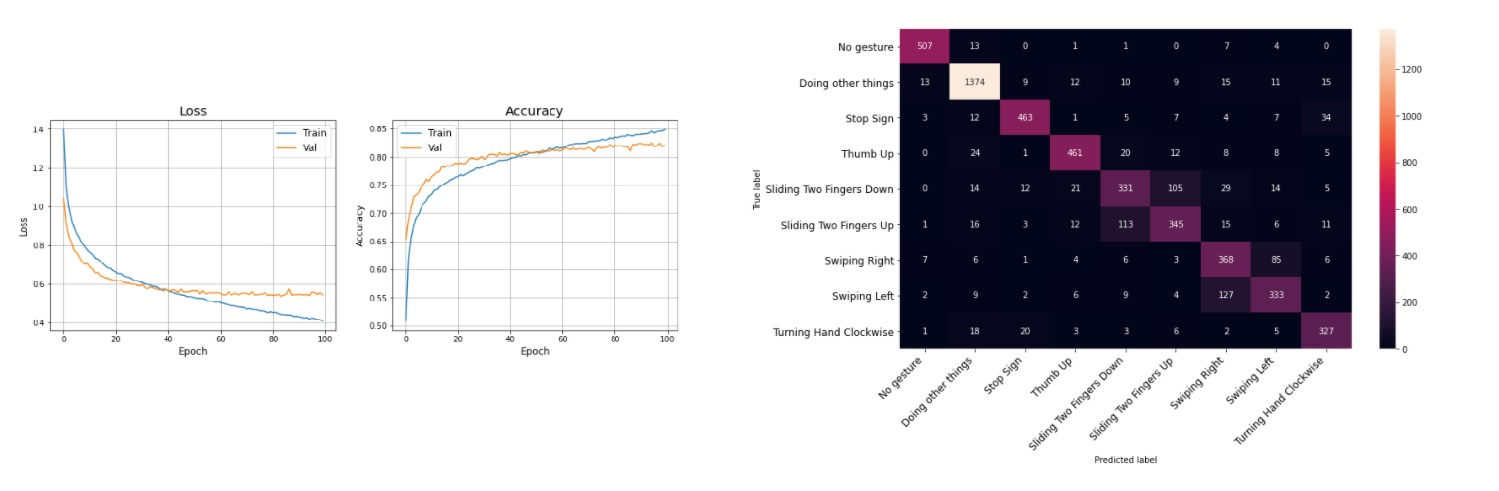
#> input picture images/rgb_flow_80.jpg, 1499 x 491 px
$ python -i optical_flow_attempts.py   (imports and definitions only)   (older library calls are emulated)
#> lines starting #> are read from the running program, lines starting #| are printed output that depends on the picture; after the words box and inside, x2 and y2 are one past the last pixel; in counts of white or black regions, pixels touching at a corner belong together
import cv2
import numpy as np
import time
import logging
import os
import argparse
from sklearn.cluster import MiniBatchKMeans

# [50 lines left out: functions parse_args, getRGBflow, getRGBflowMask, quantImage, reduceLight, not called in this run]

def standardOpFw(prs, frame_gray, flowPrev=None):
    flow = cv2.calcOpticalFlowFarneback(prvs, frame_gray, flowPrev, 0.5, 3, 15, 3, 5, 1.1, 0)
    return flow


# [11 lines left out: function getSparseFlow, not called in this run]


def getLaplaceMask(frame_gray):
    kernel = cv2.getStructuringElement(cv2.MORPH_RECT, (4,4))
    image = cv2.GaussianBlur(frame_gray, (7, 7), 0)
    image = np.uint8(np.absolute(cv2.Laplacian(image, cv2.CV_64F, 7)))
    image = cv2.GaussianBlur(image, (7, 7), 0)
    image = (image * (255 / image.max())).astype(np.uint8)
    #print(np.average(image))
    x = image.astype(np.float32) / 255
    image[image>np.average(image)] = 255
    image[image<np.average(image)] = 0
    openc = cv2.morphologyEx(image, cv2.MORPH_OPEN, kernel)
    return openc


# [105 lines not run here, left out]

>>> import cv2
>>> picture = cv2.imread('../../images/rgb_flow_80.jpg', cv2.IMREAD_GRAYSCALE)
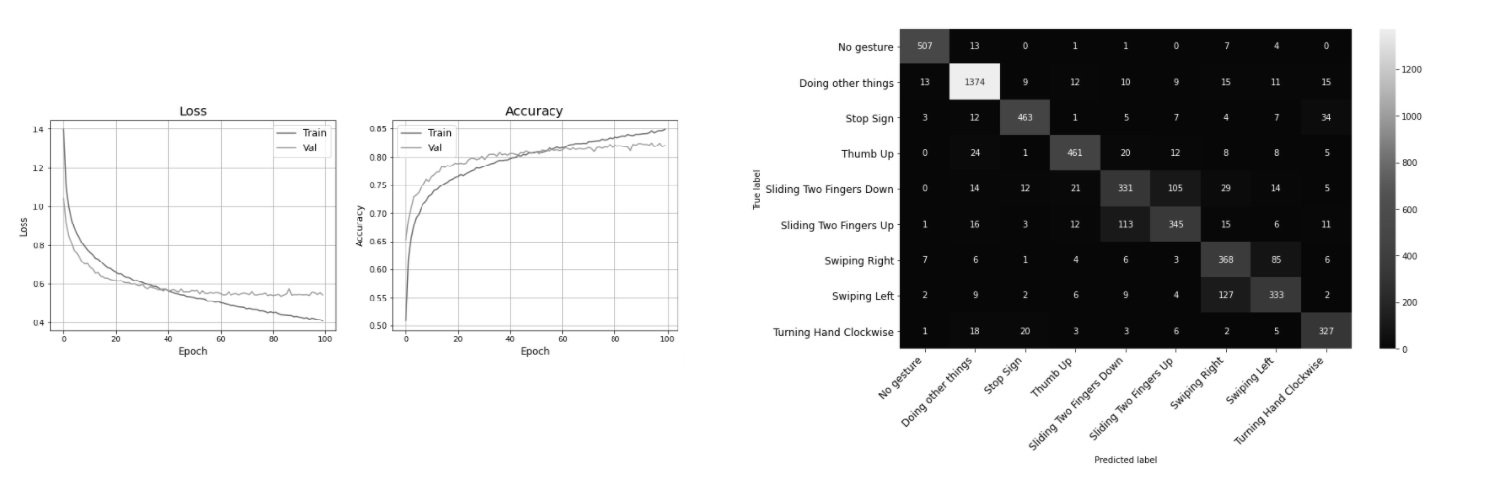
#> picture: shape (491, 1499); min 0, max 255, mean 204.6
>>> result = getLaplaceMask(picture)
#> in getLaplaceMask, `image = np.uint8(np.absolute(cv2.Laplacian(image, cv2.CV_64F, 7)))`:
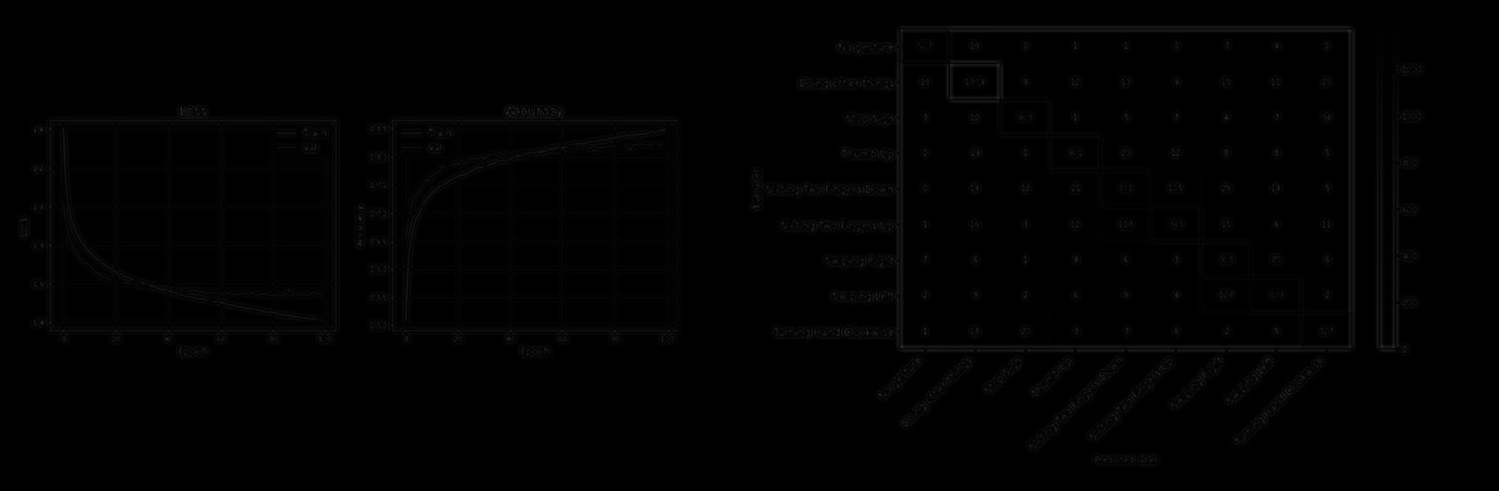
#> image: shape (491, 1499); min 0, max 41, mean 1.3
#> in getLaplaceMask, `image = cv2.GaussianBlur(image, (7, 7), 0)`:
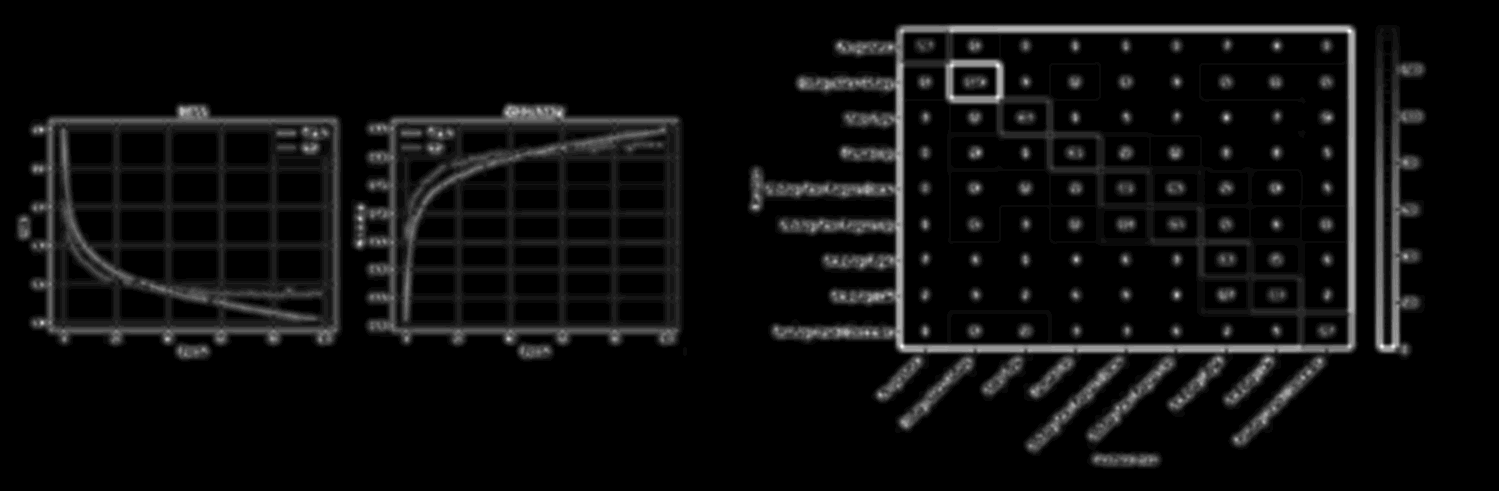
#> image: shape (491, 1499); min 0, max 25, mean 1.3; drawn with min black and max white
#> in getLaplaceMask, `image[image>np.average(image)] = 255`:
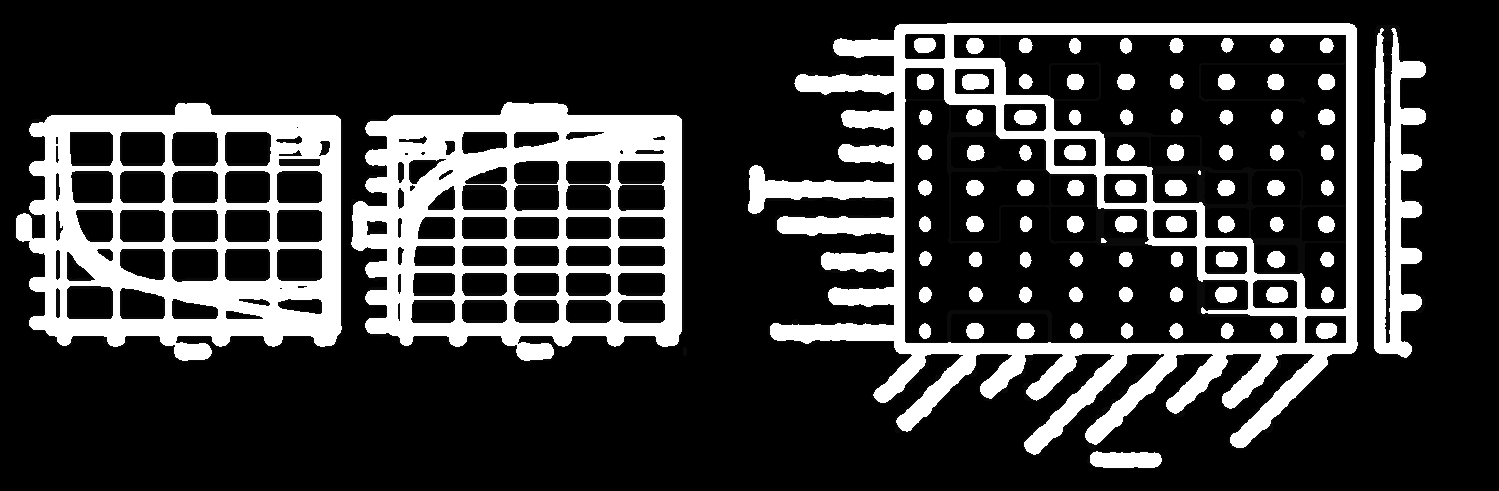
#> image: shape (491, 1499); min 0, max 255, mean 56
#> in getLaplaceMask, `image[image<np.average(image)] = 0`: image: shape (491, 1499); 21.7% white; 88 white regions (1 under 20 px), largest, box (x1, y1, x2, y2) and area: (748, 23, 1358, 455) 55028, (351, 102, 682, 361) 40193, (16, 103, 342, 361) 38126
#> in getLaplaceMask, `openc = cv2.morphologyEx(image, cv2.MORPH_OPEN, kernel)`:
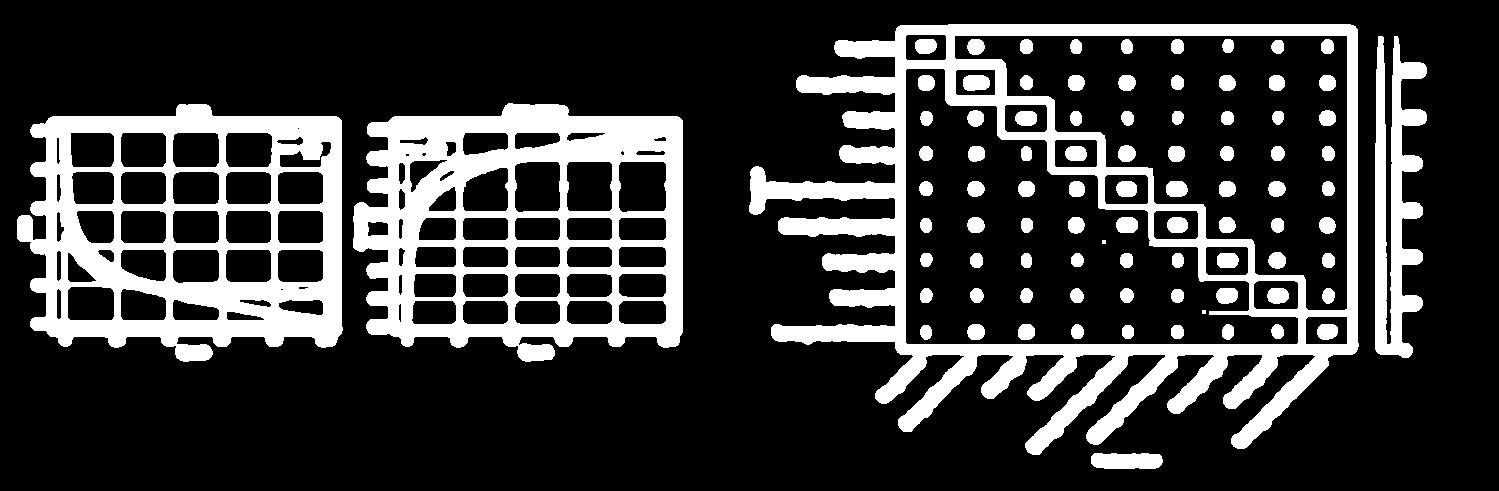
#> openc: shape (491, 1499); 21.6% white; 88 white regions (2 under 20 px), largest, box (x1, y1, x2, y2) and area: (749, 24, 1359, 455) 54899, (353, 103, 683, 362) 39974, (17, 104, 343, 362) 38028

$ run again, on images/1s_nn.png
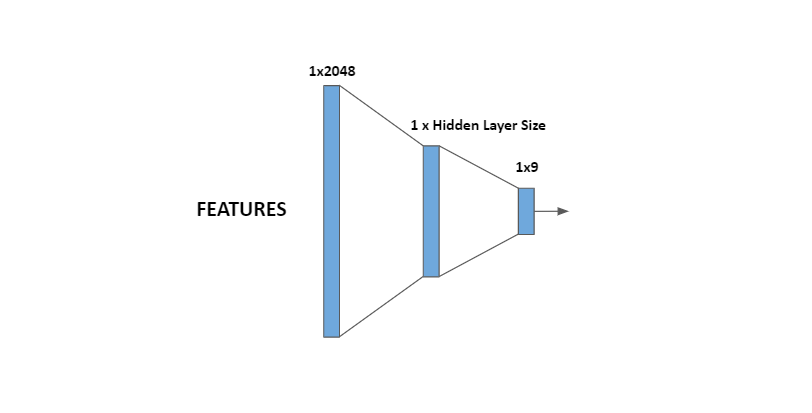
#> input picture images/1s_nn.png, 812 x 413 px
#> in getLaplaceMask, `image[image>np.average(image)] = 255`:
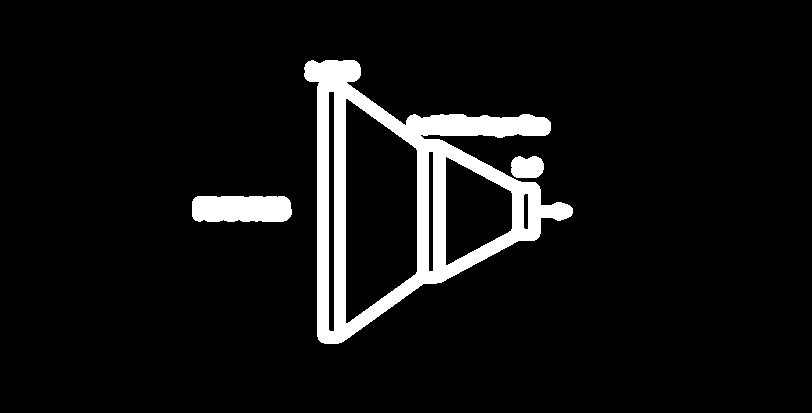
#> image: shape (413, 812); 7% white; 3 white regions, box (x1, y1, x2, y2) and area: (304, 60, 573, 344) 20313, (192, 196, 292, 222) 2474, (511, 156, 544, 178) 629
#> in getLaplaceMask, `openc = cv2.morphologyEx(image, cv2.MORPH_OPEN, kernel)`:
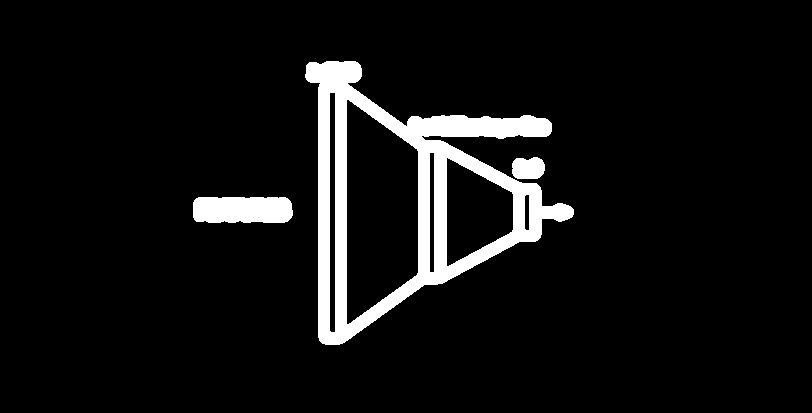
#> openc: shape (413, 812); 7% white; 3 white regions, box (x1, y1, x2, y2) and area: (305, 61, 574, 345) 20304, (193, 197, 293, 223) 2468, (512, 157, 545, 179) 626

$ run again, on images/ResNet50_hor.png
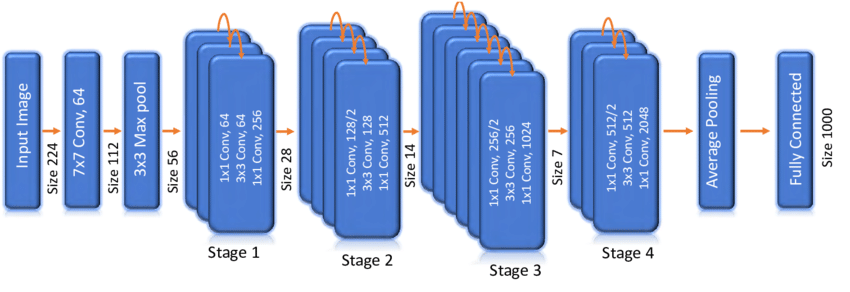
#> input picture images/ResNet50_hor.png, 850 x 292 px
#> in getLaplaceMask, `image = cv2.GaussianBlur(image, (7, 7), 0)`:
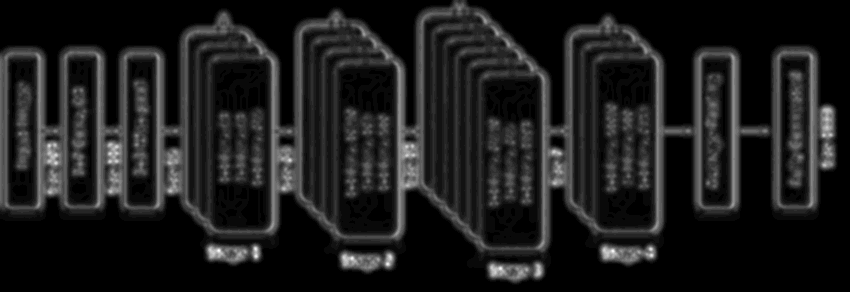
#> image: shape (292, 850); min 0, max 27, mean 3.1; drawn with min black and max white
#> in getLaplaceMask, `openc = cv2.morphologyEx(image, cv2.MORPH_OPEN, kernel)`:
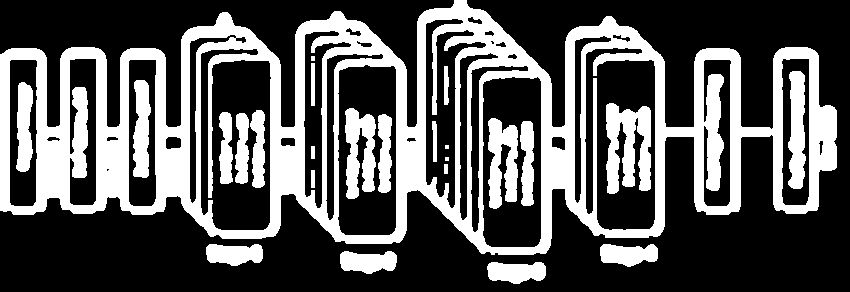
#> openc: shape (292, 850); 34.2% white; 25 white regions (2 under 20 px), largest, box (x1, y1, x2, y2) and area: (0, 0, 837, 255) 64888, (606, 103, 651, 194) 2886, (488, 118, 518, 209) 1920
